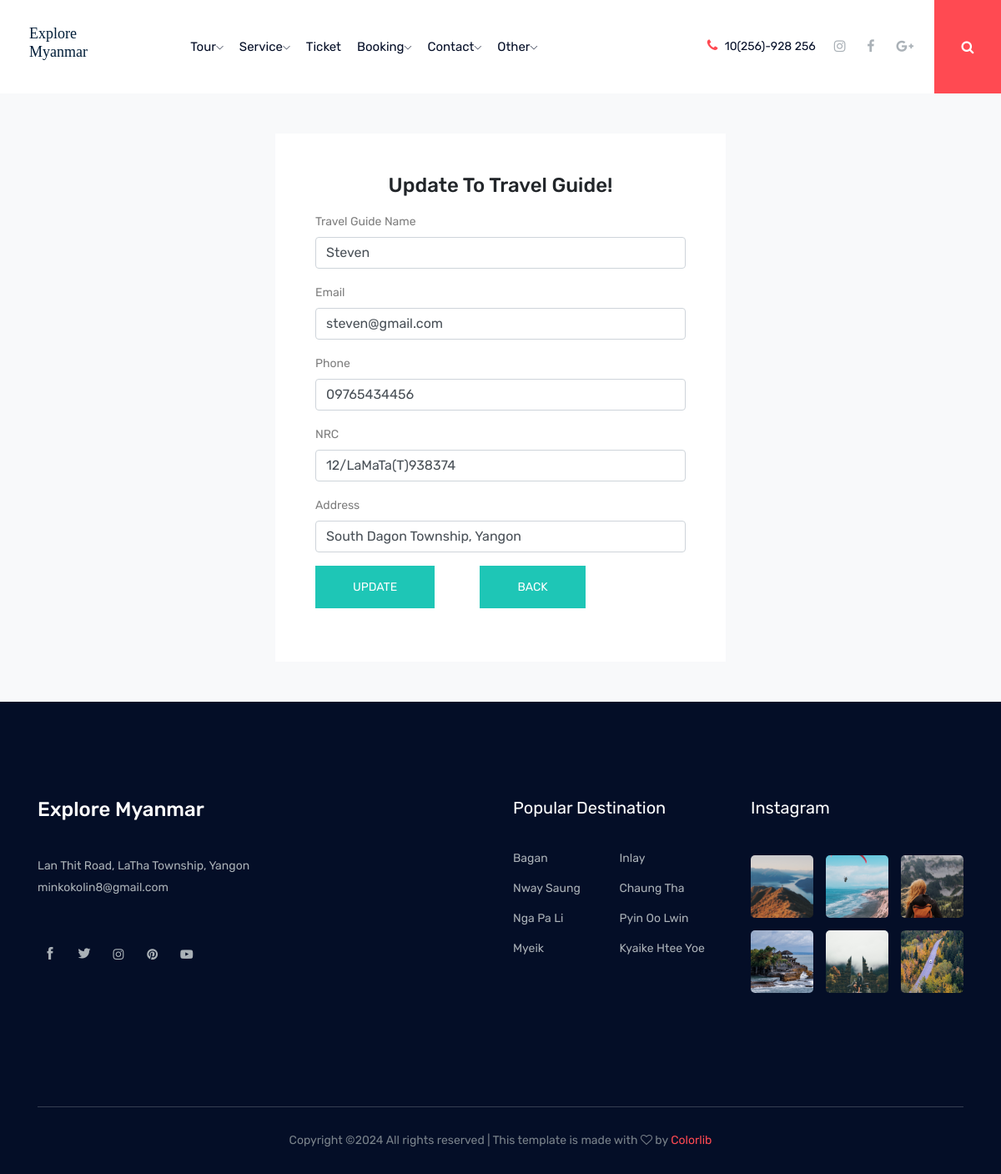
Screenshot of /admin/travel_guide_update.php?tgid=1 with the database file from the repository.
### tables this page shows
CREATE TABLE `travelguide` (
  `travelguideid` int(11) NOT NULL,
  `travelguidename` varchar(50) DEFAULT NULL,
  `email` varchar(50) DEFAULT NULL,
  `phone` varchar(20) DEFAULT NULL,
  `nrc` varchar(50) DEFAULT NULL,
  `address` varchar(100) DEFAULT NULL
);

### admin/travel_guide_update.php (the view, shortened to what this page needs)
<?php
	include('../connect.php');
	include('menu_main_admin.php');
	if (isset($_REQUEST['tgid'])) {
		$travelguideid=$_REQUEST['tgid'];
		$selecttravelguide="SELECT * FROM TravelGuide where travelguideid='$travelguideid'";
		$runselecttravelguide=mysqli_query($connection,$selecttravelguide);
		if ($runselecttravelguide) {
			$data=mysqli_fetch_array($runselecttravelguide);
      $travelguidename=$data['travelguidename'];
      $travelguideemail=$data['email'];
      $travelguidephone=$data['phone'];
      $travelguidenrc=$data['nrc'];
      $travelguideaddress=$data['address'];
		}
	}
 ?>
 <!DOCTYPE html>
 <html>
 <head>
 </head>
 <body>
 	<section class="site-section bg-light bg-image">
      <br><br>
      <div class="container">
        <div class="row">
          <div class="col-md-3">
          </div>
          <div class="col-md-6 mb-0" data-aos="fade-up" data-aos-once="false">
            <form action="" class="p-5 bg-white" method="post">
              <center><h2 class="h4 text-black mb-3">Update To Travel Guide!</h2></center>
              <div class="row form-group">
                <div class="col-md-12 mb-0 mb-md-0">
                  <label class="text-black">Travel Guide Name</label>
                  <input type="text" class="form-control" name="txttravelguidename" value="<?php echo $travelguidename ?>" required>
                </div>
              </div>
              <div class="row form-group">
                <div class="col-md-12 mb-0 mb-md-0">
                  <label class="text-black">Email</label>
                  <input type="email" class="form-control" name="txttravelguideemail" value="<?php echo $travelguideemail ?>" required>
                </div>
              </div>
              <div class="row form-group">
                <div class="col-md-12 mb-0 mb-md-0">
                  <label class="text-black">Phone</label>
                  <input type="text" class="form-control" name="txttravelguidephone" value="<?php echo $travelguidephone ?>" required>
                </div>
              </div>
              <div class="row form-group">
                <div class="col-md-12 mb-0 mb-md-0">
                  <label class="text-black">NRC</label>
                  <input type="text" class="form-control" name="txttravelguidenrc" value="<?php echo $travelguidenrc ?>" required>
                </div>
              </div>
              <div class="row form-group">
                <div class="col-md-12 mb-0 mb-md-0">
                  <label class="text-black">Address</label>
                  <input type="text" class="form-control" name="txttravelguideaddress" value="<?php echo $travelguideaddress ?>" required>
                </div>
              </div>
              <div class="row form-group">
                <div class="col-md-4 col-3">
                  <input type="submit" value="Update" class="button button-contactForm boxed-btn" name="btnupdatetravelguide">
                </div>
                <div class="col-md-1 col-3">
                </div>
                <div class="col-md-4 col-3">
                  <a href="travel_guide.php">
                    <button type="button" class="button button-contactForm boxed-btn">Back</button>
                </a>
                </div>
              </div>
            </form>
          </div>
        </div>
      </div>
      <br><br>
    </section>
 </body>
 </html>
 <?php
 	include('footer.php');
  ?>

### rows the page displays
travelguide: txttravelguidename "Steven", txttravelguideemail "steven@gmail.com", txttravelguidephone "09765434456", txttravelguidenrc "12/LaMaTa(T)938374", txttravelguideaddress "South Dagon Township, Yangon"
